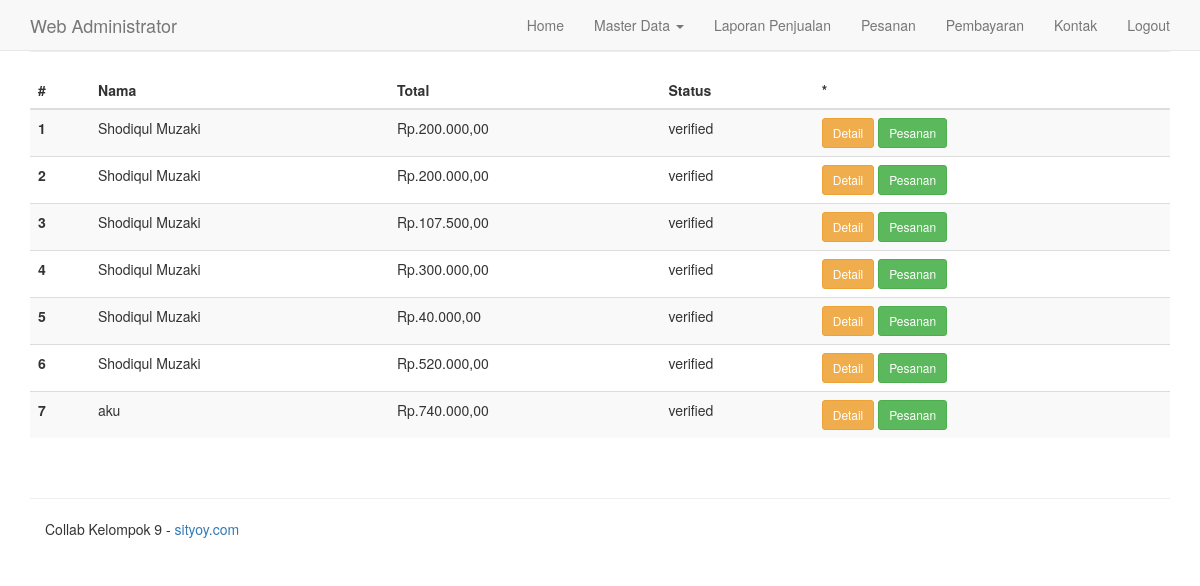
Page /admin/pembayaran.php (signed in) on the committed database.
### tables this page shows
CREATE TABLE `pembayaran` (
  `id` int(11) NOT NULL,
  `id_pesanan` int(11) NOT NULL,
  `id_user` int(11) NOT NULL,
  `file` varchar(255) NOT NULL,
  `total` int(11) NOT NULL,
  `status` enum('pending','verified','','') NOT NULL,
  `keterangan` varchar(255) NOT NULL,
  `created_at` datetime NOT NULL
);

CREATE TABLE `user` (
  `id` int(5) NOT NULL,
  `nama` varchar(50) NOT NULL,
  `email` varchar(75) NOT NULL,
  `telephone` varchar(20) NOT NULL,
  `alamat` text NOT NULL,
  `password` varchar(100) NOT NULL,
  `status` enum('user','admin') NOT NULL
);

### inc/config.php (called while the page is built, shortened)
<?php
	$no = 1;
?>

### admin/pembayaran.php (the view, shortened to what this page needs)
<?php
	include"../inc/config.php";
	include"inc/header.php";
?>
	<div class="container">
		<?php
			$q = mysqli_query($GLOBALS["___mysqli_ston"], "select*from pembayaran order by status asc");
			$j = mysqli_num_rows($q);
		?>
		<h4>Daftar pembayaran Masuk (<?php echo ($j>0)?$j:0; ?>)</h4>
		<hr>
		<table class="table table-striped table-hover">
			<thead>
				<tr>
					<th>#</th>
					<th>Nama</th>
					<th>Total</th>
					<th>Status</th>
					<th>*</th>
				</tr>
			</thead>
			<tbody>
		<?php while($data=mysqli_fetch_object($q)){ ?>
				<tr <?php if($data->status == "pending" ){ echo 'style="background:#cce9f8 !important;"'; } ?> >
					<th scope="row"><?php echo $no++; ?></th>
					<?php
						$katpro = mysqli_query($GLOBALS["___mysqli_ston"], "select*from user where id='$data->id_user'");
								$user = mysqli_fetch_array($katpro);
					?>
					<td><?php echo $user['nama'] ?></td>
					<td><?php echo 'Rp.' . number_format($data->total, 2,',','.') ?></td>
					<td><?php echo $data->status ?></td>
					<td>
						<a class="btn btn-sm btn-warning" href="pembayaran.php?act=detail&id=<?php echo $data->id ?>">Detail</a>
						<a class="btn btn-sm btn-success" href="detail_pesanan.php?id=<?php echo $data->id_pesanan ?>">Pesanan</a>
					</td>
				</tr>
		<?php } ?>
			</tbody>
		</table>
    </div>
<?php include"inc/footer.php"; ?>

### rows in the picture
pembayaran: id_user.nama "Shodiqul Muzaki", total "200.000,00", status "verified"
pembayaran: id_user.nama "Shodiqul Muzaki", total "200.000,00", status "verified"
pembayaran: id_user.nama "Shodiqul Muzaki", total "107.500,00", status "verified"
pembayaran: id_user.nama "Shodiqul Muzaki", total "300.000,00", status "verified"
pembayaran: id_user.nama "Shodiqul Muzaki", total "40.000,00", status "verified"
pembayaran: id_user.nama "Shodiqul Muzaki", total "520.000,00", status "verified"
pembayaran: id_user.nama "aku", total "740.000,00", status "verified"
